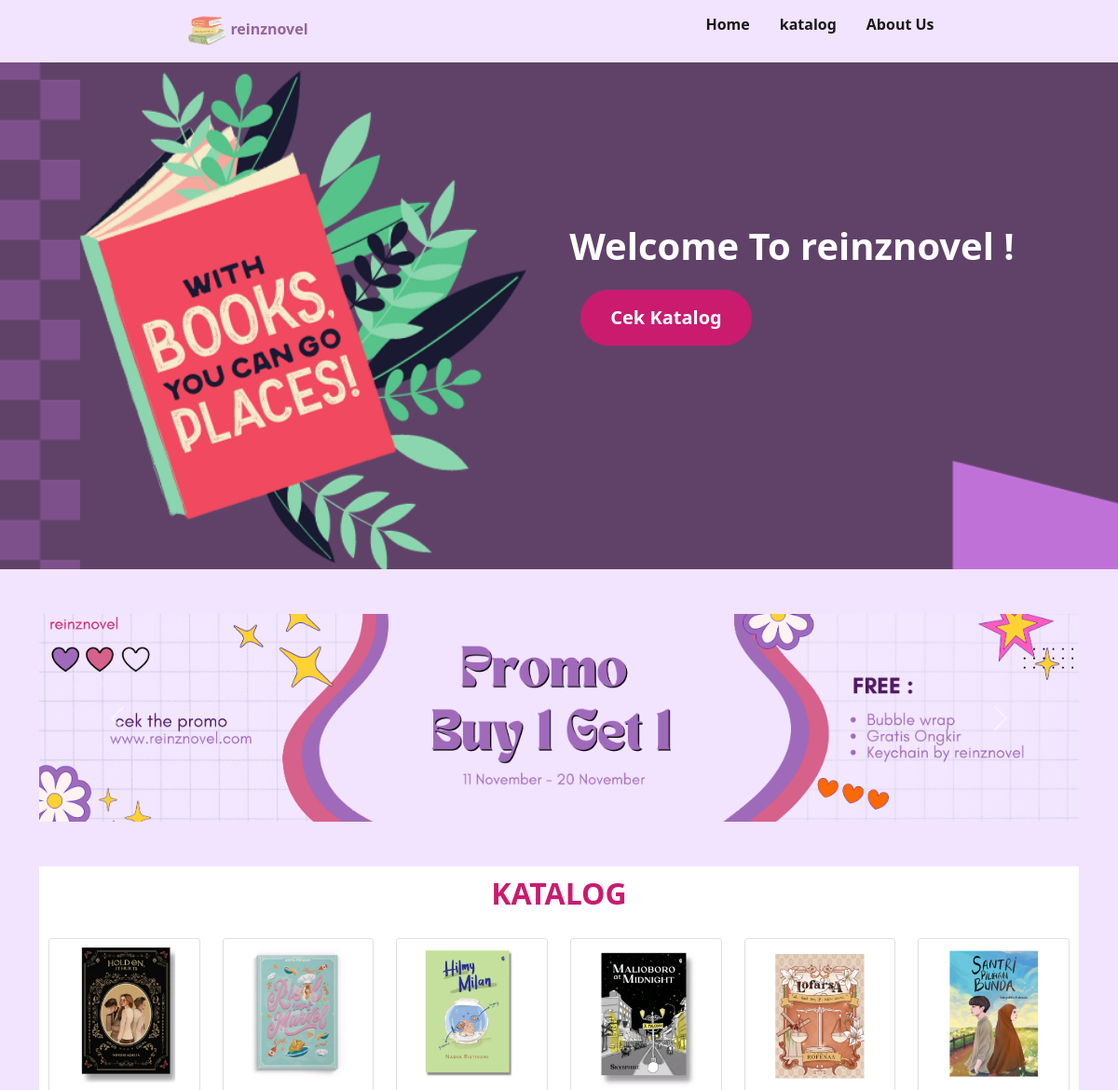
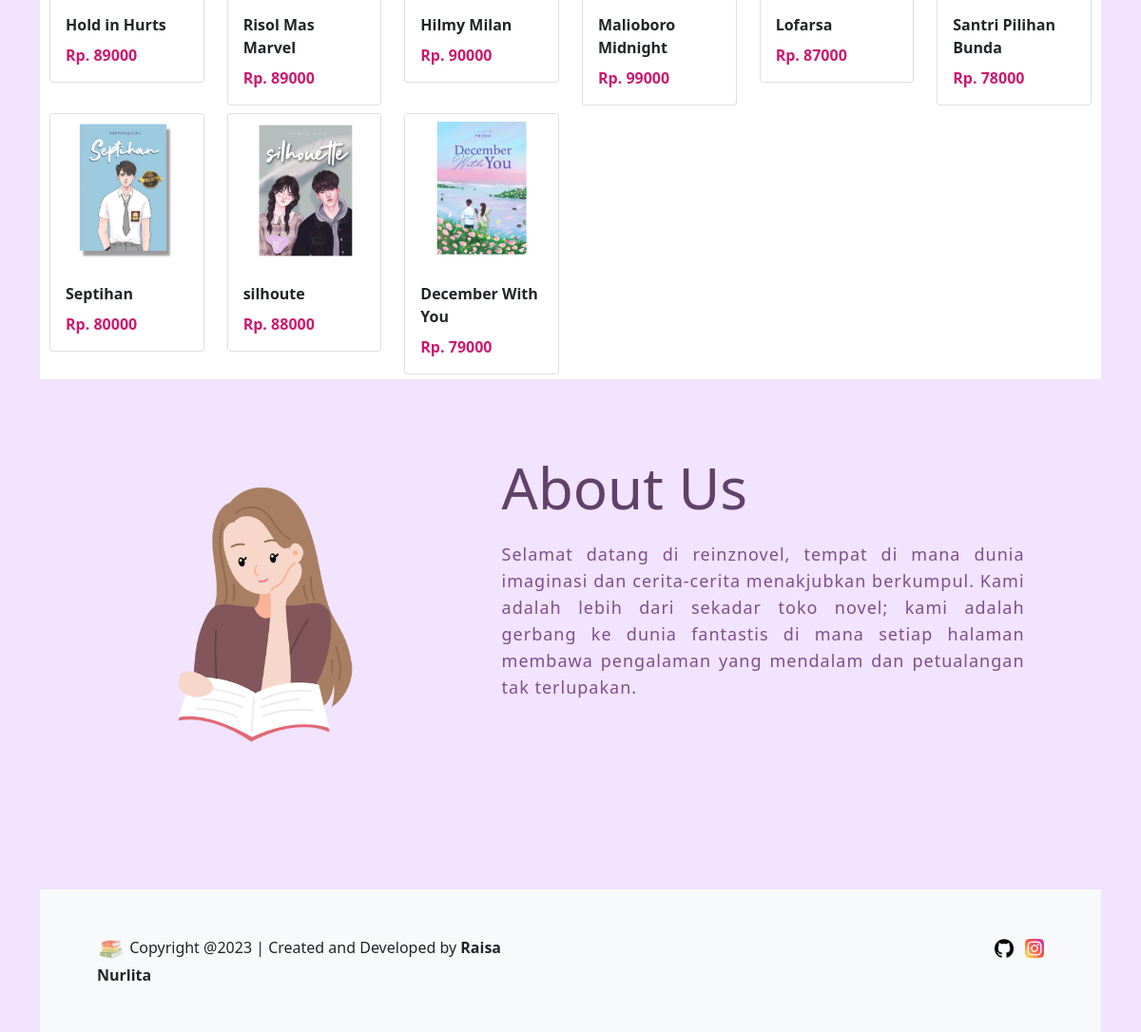
Screenshot of /users/home.php with the database file from the repository (2 pictures, top to bottom).
### tables this page shows
CREATE TABLE `novel` (
  `id_novel` int(11) NOT NULL,
  `judul_novel` varchar(255) DEFAULT NULL,
  `gambar` text DEFAULT NULL,
  `penulis` varchar(255) DEFAULT NULL,
  `id_penerbit` int(11) DEFAULT NULL,
  `id_genre` int(11) DEFAULT NULL,
  `tahun_terbit` int(11) DEFAULT NULL,
  `stok` int(11) DEFAULT NULL,
  `harga` decimal(11,0) DEFAULT NULL
);

### users/home.php (the view, shortened to what this page needs)
<!doctype html>
<html lang="en">
<head>
    <link href="https://cdn.jsdelivr.net/npm/bootstrap@5.0.2/dist/css/bootstrap.min.css" rel="stylesheet">
    <link rel="stylesheet" href="style1.css">
</head>
<body>
    <?php
    include "koneksi.php";
    $query = mysqli_query($conn, "SELECT * FROM novel as n join penerbit as p on n.id_penerbit = p.id_penerbit join genre as g on n.id_genre = g.id_genre ORDER BY id_novel ASC");
    ?>
    <nav class="fixed-top">
        <div class="">
            <img src="./images/logo5.png" alt="Logo" width="50" height="50" class="d-inline-block">reinznovel
        </div>
        <ul>
            <li>
                <a href="home.php">Home</a>
            </li>
            <li>
                <a href="#katalog">katalog</a>
            </li>
            <li>
                <a href="#about">About Us</a>
            </li>
        </ul>
    </nav>
    <div class="container-fluid banner">
        <div class="container text-center">
            <h1 class="display-7" style="margin-left: 500px; font-weight:bold">Welcome To reinznovel !</h1>
            <a href="#katalog">
                <button type="button" class="btn btn-danger btn-lg" style="margin-top: 15px; margin-left: 230px">
                    Cek Katalog
                </button>
            </a>
        </div>
    </div>
    <div class="container">
        <div id="carouselExampleAutoplaying" class="carousel slide mt-5" data-bs-ride="carousel">
            <div class="carousel-inner ">
                <div class="carousel-item active">
                    <img src="./images/cr1.png" class="d-block w-100" alt="...">
                </div>
            </div>
            <button class="carousel-control-prev" type="button" data-bs-target="#carouselExampleAutoplaying" data-bs-slide="prev">
                <span class="carousel-control-prev-icon" aria-hidden="true"></span>
            </button>
            <button class="carousel-control-next" type="button" data-bs-target="#carouselExampleAutoplaying" data-bs-slide="next">
                <span class="carousel-control-next-icon" aria-hidden="true"></span>
            </button>
        </div>
    </div>
    <div class="container mt-5" id="katalog">
        <div class="katalog">
            <h2 class="text-center" style="margin-top: 5px; margin-bottom: 20px; color:#CA1B6F"><b>KATALOG</b></h2>
            <div class="row mt-2">
                <?php
                while ($data = mysqli_fetch_array($query)) {
                ?>
                    <div class="col-lg-2 col-md-2 col-sm-4 col-6 mt-2">
                        <div class="card">
                            <img src="../admin/<?php echo $data['gambar'] ?>" class="card-img-top" alt="">
                            <div class="card-body">
                                <p class="card-title"><b><?php echo $data['judul_novel'] ?></b></p>
                                <p class="card-text" style="color: #CA1B6F; font-weight:bold">Rp. <?php echo $data['harga'] ?></p>
                            </div>
                        </div>
                    </div>
                <?php } ?>
            </div>
        </div>
        <section class="about">
            <div class="container-about" id="about">
                <img src="./images/about5.png" alt="Logo" class=" d-inline-block">
                <div class="about-text">
                    <h4 style="color: #604269">About Us</h4>
                    <p style="text-align: justify; color: #7D508B">
                        Selamat datang di reinznovel, tempat di mana dunia imaginasi dan cerita-cerita menakjubkan berkumpul. Kami adalah lebih dari sekadar toko novel; kami adalah gerbang ke dunia fantastis di mana setiap halaman membawa pengalaman yang mendalam dan petualangan tak terlupakan.<br><br>
                </div>
            </div>
        </section>
        <footer class="bg-light p-5 mt-5">
            <div class="container">
                <div class="row">
                    <div class="col-md-6">
                        <a href="" class="text-decoration-none">
                            <img src="./images/logo5.png" style="width: 30px;">
                        </a>
                        <span>Copyright @2023 | Created and Developed by <b>Raisa Nurlita</b></a></span>
                    </div>
                    <div class="col-md-6 text-end">
                        <a href="https://github.com/raisanurlita/SK-MSIB5-Raisa-Nurlita" class="text-decoration-none">
                            <img src="./images/github.png" class="ms-2" style="width: 20px;">
                        </a>
                        <a href="https://instagram.com/rreiinzz?igshid=YzAwZjE1ZTI0Zg==" class="text-decoration-none">
                            <img src="./images/instagram.png" class="ms-2" style="width: 20px;">
                        </a>
                    </div>
        </footer>
</body>
</html>

### users/style1.css (style rules this page uses)
body { background-color: #F2E3FF; }
.banner { background-image: url("./images/banner5.png"); background-size: cover; padding-top: 20%; padding-bottom: 20%; color: #fff; text-decoration: none; font-family: "Segoe UI", sans-serif; }
nav { background-color: #F2E3FF; display: flex; justify-content: space-around; padding: 1rem 2rem; text-decoration: none; font-family: "Segoe UI", sans-serif; color: #92659F; font-weight: bold; padding: 8px 0; border-bottom: 1px solid rgba(255, 68, 0, 0); }
nav ul { margin-top: 2px; display: flex; align-items: center; gap: 2rem; list-style: none; }
nav div img { width: 50px; }
nav ul li a { text-decoration: none; font-family: "Segoe UI", sans-serif; color: #191919; font-weight: 600; padding: 8px 0; transition: all; transition-duration: 300ms; border-bottom: 1px solid rgba(255, 68, 0, 0); }
.katalog { background-color: #FFF; padding: 5px 10px; }
.about { width: 100%; padding: 78px 0px; }
.about img { height: auto; width: 300px; }
.about-text { width: 550px; }
.container-about { width: 1130px; max-width: 95%; margin: 0 auto; display: flex; align-items: center; justify-content: space-around; }
.about-text h4 { font-size: 60px; text-transform: capitalize; margin-bottom: 20px; }
.about-text p { color: #CA1B6F; letter-spacing: 1px; line-height: 28px; font-size: 18px; margin-bottom: 45px; }
.btn { background: #CA1B6F; color: white; text-decoration: none; border: 2px solid transparent; font-weight: bold; padding: 13px 30px; border-radius: 30px; transition: .4s; }

### rows the page displays
novel: gambar (picture), judul_novel "Hold in Hurts", harga "89000"
novel: gambar (picture), judul_novel "Risol Mas Marvel", harga "89000"
novel: gambar (picture), judul_novel "Hilmy Milan", harga "90000"
novel: gambar (picture), judul_novel "Malioboro Midnight", harga "99000"
novel: gambar (picture), judul_novel "Lofarsa", harga "87000"
novel: gambar (picture), judul_novel "Santri Pilihan Bunda", harga "78000"
novel: gambar (picture), judul_novel "Septihan", harga "80000"
novel: gambar (picture), judul_novel "silhoute", harga "88000"
novel: gambar (picture), judul_novel "December With You", harga "79000"
